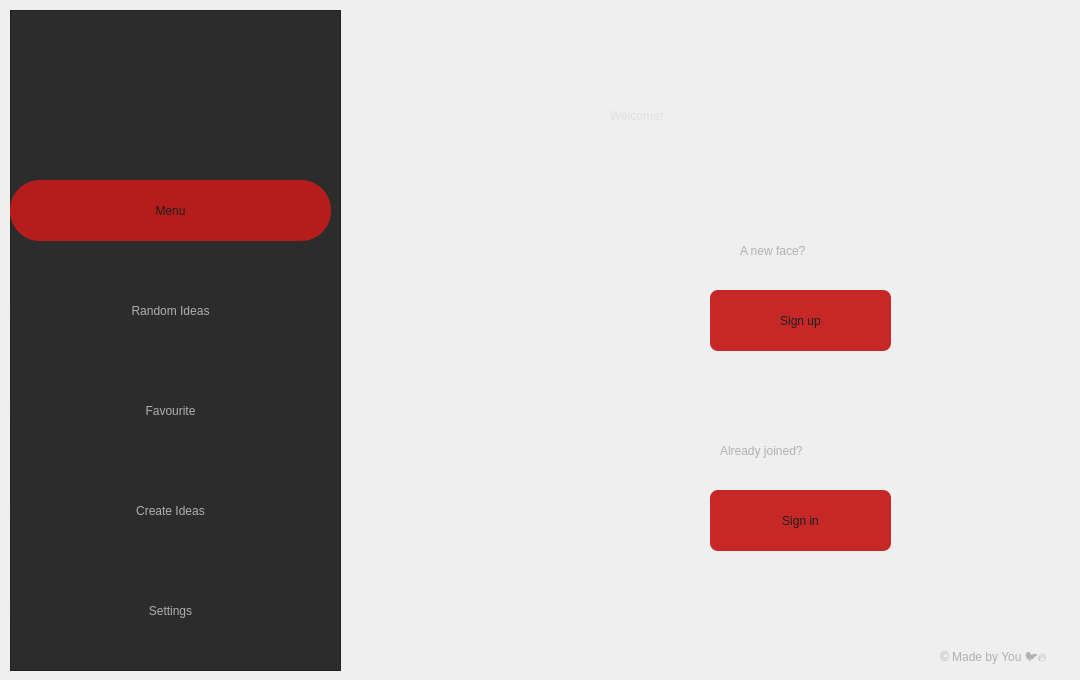
    <widget class="QWidget" name="menu_page">
     <widget class="QFrame" name="sidebar_frame_2">
      <property name="geometry">
       <rect>
        <x>10</x>
        <y>10</y>
        <width>331</width>
        <height>661</height>
       </rect>
      </property>
      <property name="styleSheet">
       <string notr="true">background-color: #2c2c2c</string>
      </property>
      <property name="frameShape">
       <enum>QFrame::StyledPanel</enum>
      </property>
      <property name="frameShadow">
       <enum>QFrame::Raised</enum>
      </property>
      <widget class="QPushButton" name="pushButton_5">
       <property name="geometry">
        <rect>
         <x>0</x>
         <y>170</y>
         <width>321</width>
         <height>61</height>
        </rect>
       </property>
       <property name="styleSheet">
        <string notr="true">QPushButton {
	background-color: #b71c1c;
    color: #1e1e1e;
    border: none;
    padding: 8px 16px;
    border-radius: 30px;
	font: 14pt &quot;Cascadia Code&quot;;
}

QPushButton:hover {
    background-color: #b71c1c;
}

QPushButton:checked {
	 background-color: #b71c1c;
}</string>
       </property>
       <property name="text">
        <string>Menu</string>
       </property>
       <property name="checkable">
        <bool>true</bool>
       </property>
       <property name="autoExclusive">
        <bool>true</bool>
       </property>
      </widget>
      <widget class="QPushButton" name="pushButton_6">
       <property name="geometry">
        <rect>
         <x>0</x>
         <y>270</y>
         <width>321</width>
         <height>61</height>
        </rect>
       </property>
       <property name="styleSheet">
        <string notr="true">QPushButton {
    color: #b0b0b0;
    border: none;
    padding: 8px 16px;
    border-radius: 30px;
	font: 14pt &quot;Cascadia Code&quot;;
}

QPushButton:hover {
    background-color: #b71c1c;
	color: #1e1e1e;
}

QPushButton:checked {
	 background-color: #b71c1c;
}</string>
       </property>
       <property name="text">
        <string>Random Ideas</string>
       </property>
       <property name="checkable">
        <bool>true</bool>
       </property>
       <property name="autoExclusive">
        <bool>true</bool>
       </property>
      </widget>
      <widget class="QPushButton" name="pushButton_7">
       <property name="geometry">
        <rect>
         <x>0</x>
         <y>370</y>
         <width>321</width>
         <height>61</height>
        </rect>
       </property>
       <property name="styleSheet">
        <string notr="true">QPushButton {
    color: #b0b0b0;
    border: none;
    padding: 8px 16px;
    border-radius: 30px;
	font: 14pt &quot;Cascadia Code&quot;;
}

QPushButton:hover {
    background-color: #b71c1c;
	color: #1e1e1e;
}

QPushButton:checked {
	 background-color: #b71c1c;
}</string>
       </property>
       <property name="text">
        <string>Favourite</string>
       </property>
       <property name="checkable">
        <bool>true</bool>
       </property>
       <property name="autoExclusive">
        <bool>true</bool>
       </property>
      </widget>
      <widget class="QPushButton" name="pushButton_8">
       <property name="geometry">
        <rect>
         <x>0</x>
         <y>470</y>
         <width>321</width>
         <height>61</height>
        </rect>
       </property>
       <property name="styleSheet">
        <string notr="true">QPushButton {
    color: #b0b0b0;
    border: none;
    padding: 8px 16px;
    border-radius: 30px;
	font: 14pt &quot;Cascadia Code&quot;;
}

QPushButton:hover {
    background-color: #b71c1c;
	color: #1e1e1e;
}

QPushButton:checked {
	 background-color: #b71c1c;
}</string>
       </property>
       <property name="text">
        <string>Create Ideas</string>
       </property>
       <property name="checkable">
        <bool>true</bool>
       </property>
       <property name="autoExclusive">
        <bool>true</bool>
       </property>
      </widget>
      <widget class="QPushButton" name="pushButton_13">
       <property name="geometry">
        <rect>
         <x>0</x>
         <y>570</y>
         <width>321</width>
         <height>61</height>
        </rect>
       </property>
       <property name="styleSheet">
        <string notr="true">QPushButton {
    color: #b0b0b0;
    border: none;
    padding: 8px 16px;
    border-radius: 30px;
	font: 14pt &quot;Cascadia Code&quot;;
}

QPushButton:hover {
    background-color: #b71c1c;
	color: #1e1e1e;
}

QPushButton:checked {
	 background-color: #b71c1c;
}</string>
       </property>
       <property name="text">
        <string>Settings</string>
       </property>
       <property name="checkable">
        <bool>true</bool>
       </property>
       <property name="autoExclusive">
        <bool>true</bool>
       </property>
      </widget>
     </widget>
     <widget class="QLabel" name="title_label_3">
      <property name="geometry">
       <rect>
        <x>610</x>
        <y>80</y>
        <width>381</width>
        <height>71</height>
       </rect>
      </property>
      <property name="styleSheet">
       <string notr="true">font: 75 72pt &quot;Script MT Bold&quot;;
color: #e0e0e0;</string>
      </property>
      <property name="text">
       <string>Welcome!</string>
      </property>
     </widget>
     <widget class="QPushButton" name="makeIdeas_pushButton_3">
      <property name="geometry">
       <rect>
        <x>710</x>
        <y>290</y>
        <width>181</width>
        <height>61</height>
       </rect>
      </property>
      <property name="styleSheet">
       <string notr="true">QPushButton {
    background-color: #c62828;
    color: #1e1e1e;
    border: none;
    padding: 8px 16px;
    border-radius: 8px;
	font: 14pt &quot;Cascadia Code&quot;;
}

QPushButton:hover {
    background-color: #b71c1c;
}</string>
      </property>
      <property name="text">
       <string>Sign up</string>
      </property>
     </widget>
     <widget class="QPushButton" name="makeIdeas_pushButton_4">
      <property name="geometry">
       <rect>
        <x>710</x>
        <y>490</y>
        <width>181</width>
        <height>61</height>
       </rect>
      </property>
      <property name="styleSheet">
       <string notr="true">QPushButton {
    background-color: #c62828;
    color: #1e1e1e;
    border: none;
    padding: 8px 16px;
    border-radius: 8px;
	font: 14pt &quot;Cascadia Code&quot;;
}

QPushButton:hover {
    background-color: #b71c1c;
}</string>
      </property>
      <property name="text">
       <string>Sign in</string>
      </property>
     </widget>
     <widget class="QLabel" name="footer_label_4">
      <property name="geometry">
       <rect>
        <x>940</x>
        <y>650</y>
        <width>131</width>
        <height>16</height>
       </rect>
      </property>
      <property name="styleSheet">
       <string notr="true">font: 10pt &quot;Cascadia Code&quot;;
color: 	#b0b0b0</string>
      </property>
      <property name="text">
       <string>© Made by You 🐦‍🔥</string>
      </property>
     </widget>
     <widget class="QLabel" name="label">
      <property name="geometry">
       <rect>
        <x>740</x>
        <y>230</y>
        <width>121</width>
        <height>41</height>
       </rect>
      </property>
      <property name="styleSheet">
       <string notr="true">font: 14pt &quot;Cascadia Code&quot;;
color: #b0b0b0;</string>
      </property>
      <property name="text">
       <string>A new face?</string>
      </property>
     </widget>
     <widget class="QLabel" name="label_2">
      <property name="geometry">
       <rect>
        <x>720</x>
        <y>430</y>
        <width>171</width>
        <height>41</height>
       </rect>
      </property>
      <property name="styleSheet">
       <string notr="true">font: 14pt &quot;Cascadia Code&quot;;
color: #b0b0b0;</string>
      </property>
      <property name="text">
       <string>Already joined?</string>
      </property>
     </widget>
    </widget>
